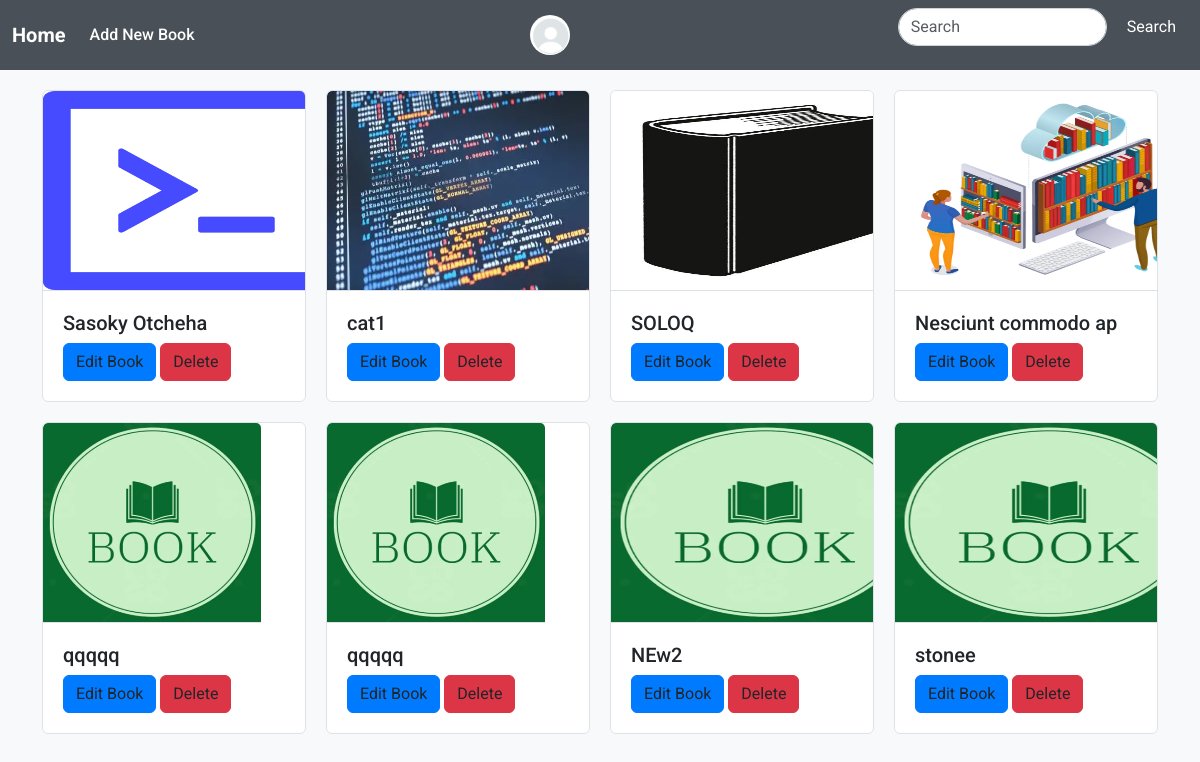
The app's page / (signed in), older data.
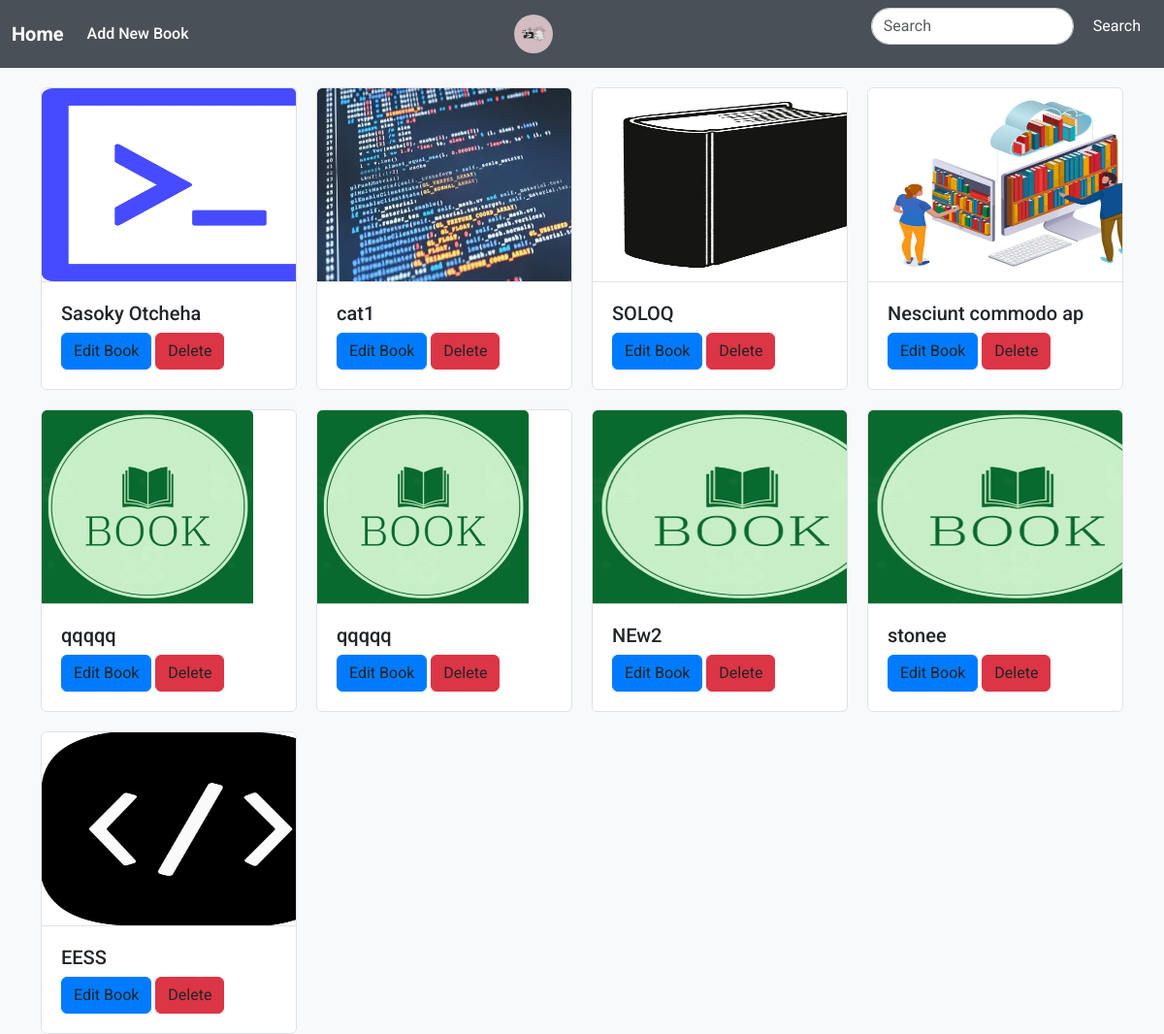
The same page, newer data.
### userauths/models.py (models this page shows, shortened)
class User(AbstractUser):
    first_name = models.CharField(max_length=255, null=True, blank=True)
    last_name = models.CharField(max_length=255, null=True, blank=True)
    username = models.CharField(max_length=255, unique=True, null=True, blank=True)
    email = models.EmailField(unique=True)
    USERNAME_FIELD = "email"
    REQUIRED_FIELDS = ['username']

class Profile(models.Model):
    user = models.OneToOneField(User, on_delete=models.CASCADE)
    cover_images = models.ImageField(upload_to='Images_Profile', null=True, blank=True, default='default.png')
    phone = models.CharField(max_length=200, null=True ,blank=True)
    address = models.CharField(max_length=200 ,null=True ,blank=True)
    verified = models.BooleanField(default=False)

### book/models.py (models this page shows, shortened)
class Book(models.Model):
    title = models.CharField(max_length=200)
    author = models.CharField(max_length=200, blank=True)
    photo_book = models.ImageField(upload_to='photos_books', null=True, blank=True, default='book.jpg')
    photo_author = models.ImageField(upload_to='photos_authors', null=True, blank=True)
    pages = models.IntegerField()
    price = models.DecimalField(max_digits=5, decimal_places=2,null=True, blank=True)
    descripition = models.TextField(null=True, blank=True)
    created_at = models.DateTimeField(auto_now_add=True)
    active = models.BooleanField(default=True)
    status = models.CharField(max_length=50, choices=status_books, null=True, blank=True)

### book/views.py (the view)
# urls.py: path('', BookListView.as_view(), name='book'),
class BookListView(LoginRequiredMixin, ListView):
    model = Book
    template_name = 'book/home.html'
    context_object_name = 'books'
    def get_queryset(self):
        query = self.request.GET.get('search', '')
        return Book.objects.filter(
            Q(title__icontains=query) | Q(author__icontains=query)
        ).distinct()
    def get_context_data(self, **kwargs):
        context = super().get_context_data(**kwargs)
        context['query'] = self.request.GET.get('search', '')
        return context

### book/templates/book/home.html (shortened to what this page needs)
{% extends 'base.html' %}
{% load static %}
{% block body %}
<head>
</head>
    <div class="container">
        <div class="grid-container">
            {% for book in books %}
                <div class="card">
                    <a href="{% url 'book:book_details' book.pk %}">
                        {% if book.photo_book %}
                            <img src="{{ book.photo_book.url }}" style="width:306.9px; height:200px;" class="card-img-top" alt="Sample Image">
                        {% else %}
                            <img src="{% static 'assets/img/book.jpg' %}" style="width:218px; height:200px;" class="card-img-top" alt="Default Image">
                        {% endif %}
                    </a>
                    <div class="card-body">
                        <a href="{% url 'book:book_details' book.pk %}" style="text-decoration: none;"><h5 class="card-title">{{book.title}}</h5></a>
                        <a href="{% url 'book:edit_book' book.pk %}" class="btn btn-primary">Edit Book</a>
                        <a href="{% url 'book:delete_book' book.pk %}" class="btn btn-danger">Delete</a>
                    </div>
                </div>
            {% endfor %}
        </div>
    </div>
{% endblock body %}

### templates/base.html (shortened to what this page needs)
{% load static %}
{% load django_bootstrap5 %}
{% bootstrap_css %}
<!DOCTYPE html>
<html lang="en">
<head>
    <link rel="stylesheet" href="https://cdnjs.cloudflare.com/ajax/libs/animate.css/4.1.1/animate.min.css"/>
</head>
<body>
    <nav class="navbar navbar-expand-lg navbar-dark">
        <div class="container-fluid">
            <a class="navbar-brand" href="/">Home</a>
            <div class="collapse navbar-collapse" id="navbarSupportedContent">
                <ul class="navbar-nav me-auto mb-2 mb-lg-0">
                    <li class="nav-item">
                        <a class="nav-link" href="{% url 'book:add_book' %}">Add New Book</a>
                    </li>
                </ul>
                <button class="btn dropdown-toggle" type="button" id="dropdownMenuButton" data-bs-toggle="dropdown" aria-expanded="false">
                    <img src="{{ user.profile.cover_images.url }}" alt="User" class="user-img">
                </button>
                <form class="d-flex ms-auto" role="search" method="get" action="">
                    <input class="form-control me-2" type="search" name="search" placeholder="Search" aria-label="Search" value="{{ query }}">
                    <button class="btn btn-outline-light" type="submit">Search</button>
                </form>
            </div>
        </div>
    </nav>
    {% block body %}{% endblock body %}
</body>
</html>

### templates/base.html (style rules this page uses)
body { font-family: 'Roboto', sans-serif; background-color: #f8f9fa; margin: 0; padding: 0; animation: fade-in 0.5s ease-out forwards; }
.navbar { background-color: #343a40; transition: background-color 0.3s ease; }
.navbar-brand { color: #ffffff; font-weight: 700; transition: color 0.3s ease; }
.navbar-nav .nav-link { color: #ffffff; font-weight: 500; transition: color 0.3s ease; }
.dropdown-toggle::after { display: none; }
.user-img { width: 40px; height: 40px; border-radius: 50%; object-fit: cover; border: none; background: transparent; box-shadow: none; transition: transform 0.3s ease; }
.form-control { border-radius: 20px; border-color: #ced4da; transition: border-color 0.3s ease; }
.btn-outline-light { color: #ffffff; border-color: #ffffff; transition: background-color 0.3s ease, color 0.3s ease; border: none; }
.btn { transition: background-color 0.3s ease, transform 0.3s ease; }

### book/templates/book/home.html (style rules this page uses)
.container { margin-top: 20px; }
.grid-container { display: grid; grid-template-columns: repeat(4, 1fr); gap: 20px; }
.card { border: 1px solid #dee2e6; border-radius: 0.375rem; overflow: hidden; display: flex; flex-direction: column; height: 100%; transition: transform 0.4s ease, box-shadow 0.4s ease, opacity 0.4s ease; opacity: 0; animation: fadeInUp 1s forwards; perspective: 1000px; }
.card img { width: 100%; height: auto; border-bottom: 1px solid #dee2e6; transition: transform 0.4s ease, filter 0.4s ease; }
.card-body { padding: 20px; flex-grow: 1; }
.btn-primary { background-color: #007bff; border-color: #007bff; transition: background-color 0.3s ease, transform 0.3s ease; }
.btn-danger { background-color: #dc3545; border-color: #dc3545; transition: background-color 0.3s ease, transform 0.3s ease; }
.card a { text-decoration: none; color: inherit; transition: color 0.3s ease; }

Row changes from the older to the newer data that the page shows:
changed through a linked row, User: profile.cover_images: picture added in place of a placeholder
added Book: photo_book (picture), title "EESS"
